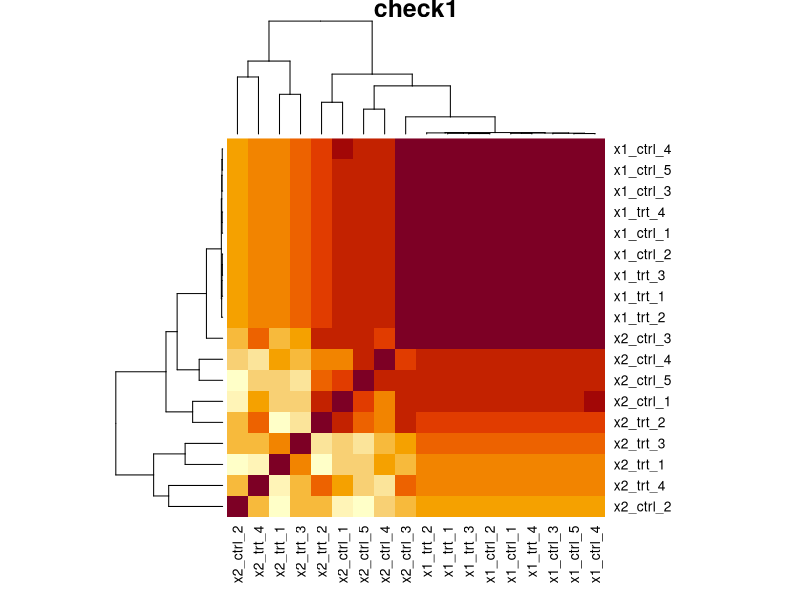

Source code (R): (Note: this script raises an error after producing the figure.)
library(edgeR)
library(tidyverse)
library(parallel)

#a is orig expression data
a<-read.table("start_data/ERR2539161/ERR2539161.se.tsv")

########################################
# simulate some gene exression data
########################################
#inputs=(a,N_REPS,SUM_COUNT,
simrna<-function(a,N_REPS,SUM_COUNT,VARIANCE,FRAC_DE,FC) {
#N_REPS=5 ; SUM_COUNT=10000000 ; VARIANCE=0.5 ; FRAC_DE=0 ; FC=0
df = NULL
for (k in paste0("data",1:(N_REPS*2)))  {
        b<-thinCounts(a,target.size=SUM_COUNT)
        colnames(b)=k
        df = cbind(df,b)
     }
#Number of differential genes
NDIF=round(nrow(df)*FRAC_DE)

if (VARIANCE>0) {
  #create some random values centred around 1 with some% error
  rand<-matrix(log2(rnorm(nrow(a)*N_REPS*2 , 2, VARIANCE)),ncol=N_REPS*2)
  #incorporate the noise
  df<-round(df*rand)
  #set any negative counts to zero
  df<-apply(df, 2, function(x) {ifelse(x < 0, 0, x)})
} 

if (NDIF>0) {
  message("prep fold changes")
  #Make even
  if ( NDIF%%2==1 ) { print("odd") ; NDIF=NDIF-1 }
  #sample DE genes
  DE_LIST<-sample(rownames(df) , NDIF)
  #split list in half
  UP_DE<-sample(DE_LIST,length(DE_LIST)/2)
  DN_DE<-setdiff(DE_LIST,UP_DE)
  #reformat as df and add fold change
  UP_DE<-as.data.frame(UP_DE)
  UP_DE$V1<-2^FC
  colnames(UP_DE)=c("Gene","FC")
  DN_DE<-as.data.frame(DN_DE)
  DN_DE$V1<-2^-FC
  colnames(DN_DE)=c("Gene","FC")
  ALL_DE<-rbind(DN_DE,UP_DE)
  #Go back to list for downstream work
  UP_DE<-UP_DE$Gene
  DN_DE<-DN_DE$Gene
  message("incorporate changes")
  df2<-merge(df,ALL_DE,by.x=0,by.y="Gene",all.x=T)
  df2[is.na(df2)] <- 1
} else {
  df2<-as.data.frame( df )
  df2$FC<- 1
  UP_DE=NULL
  DN_DE=NULL
}
ODD_COLS=(2:(ncol(df2)-1))[c(TRUE,FALSE)]
EVEN_COLS=(2:(ncol(df2)-1))[c(FALSE,TRUE)]
controls<-df2[,ODD_COLS]
colnames(controls)=paste0( "ctrl_" ,1:ncol(controls) )
treatments<-round(df2[,EVEN_COLS]*df2$FC)
colnames(treatments)=paste0( "trt_" ,1:ncol(treatments) )
x<-cbind(controls,treatments)
rownames(x)=rownames(df2)
#filter out genes that are not expressed
x<- x[which(rowSums(x)/ncol(x)>10),]
UP_DE<-intersect(UP_DE,rownames(x))
DN_DE<-intersect(DN_DE,rownames(x))
xx <- list("x" = x, "UP_DE" = UP_DE, "DN_DE" = DN_DE )
xx
}
#simrna(a,N_REPS,SUM_COUNT,VARIANCE,FRAC_DE,FC)
#working examples
#xx<-simrna(a,5,10000000,0.2,20)  
#xxx<-lapply(list(a,a,a), simrna, 5, 10000000, 0.2, 20)
#xxx<-replicate(2,simrna(a,5,10000000,0.2,20))

#Thanks Gray Calhoun gcalhoun@iastate.edu for the following function
RepParallel <- function(n, expr, simplify = "array",...) {
      answer <-
        mclapply(integer(n), eval.parent(substitute(function(...) expr)),...)
      if (!identical(simplify, FALSE) && length(answer)) 
        return(simplify2array(answer, higher = (simplify == "array")))
      else return(answer)
    }
#xxx<-RepParallel(10,simrna(a,5,10000000,0.2,20), simplify=F, mc.cores = detectCores() )

#################################################
# define edgeR function
##################################################
edger<-function(y) {
res=NULL
label="simulate"
samplesheet<-as.data.frame(colnames(y))
colnames(samplesheet)="sample"
samplesheet$trt<-as.numeric(grepl("trt",colnames(y)))
design<-model.matrix(~samplesheet$trt)
rownames(design)=samplesheet$sample
y<-y[which(rowSums(y)/ncol(y)>=(10)),]
z<-DGEList(counts=y)
z<-calcNormFactors(z)
z<-estimateDisp(z, design,robust=TRUE,prior.df=1)
fit<-glmFit(z, design)
lrt<-glmLRT(fit)
dge<-as.data.frame(topTags(lrt,n=Inf))
dge$dispersion<-lrt$dispersion
dge<-merge(dge,lrt$fitted.values,by='row.names')
rownames(dge)=dge$Row.names
dge$Row.names=NULL
dge<-merge(dge,z$counts,by='row.names')
dge<-dge[order(dge$PValue),]
dge2<-subset(dge,FDR<0.05)

up_de<-dge2[which(dge2$logFC>1),1]
dn_de<-dge2[which(dge2$logFC<1),1]

res <- list("dge" = dge, "up_de" = up_de, "dn_de" = dn_de)
res
}

##################################
# aggregate script
##################################
agg_edger<-function(a,N_REPS,SUM_COUNT,VARIANCE,FRAC_DE,FC,SIMS) {
#N_REPS=5 ; SUM_COUNT=10000000 ; VARIANCE=0.3 ; FRAC_DE=0.2 ; FC=1 ; SIMS=10
xxx<-RepParallel(SIMS,simrna(a,N_REPS,SUM_COUNT,VARIANCE,FRAC_DE,FC), simplify=F, mc.cores = detectCores() )
dge<-mclapply( sapply(xxx,"[",1) , edger, mc.cores = detectCores() )
ups<-sapply(xxx,"[",2)
dns<-sapply(xxx,"[",3)
ups_edger<-sapply(dge,"[",2)
dns_edger<-sapply(dge,"[",3)
true_pos_up<-as.numeric(mapply( function(x,y) length(intersect(x,y)) , ups ,  ups_edger ))
true_pos_dn<-as.numeric(mapply( function(x,y) length(intersect(x,y)) , dns ,  dns_edger ))
true_pos<-true_pos_up+true_pos_dn
false_pos_up<-as.numeric(mapply( function(x,y) length(setdiff(x,y)) , ups_edger ,  ups ))
false_pos_dn<-as.numeric(mapply( function(x,y) length(setdiff(x,y)) , dns_edger , dns ))
false_pos<-false_pos_up+false_pos_dn
false_neg_up<-as.numeric(mapply( function(x,y) length(setdiff(x,y)) , ups ,  ups_edger ))
false_neg_dn<-as.numeric(mapply( function(x,y) length(setdiff(x,y)) , dns ,  dns_edger ))
false_neg<-false_neg_up+false_neg_dn
nrows<-as.numeric(lapply( sapply(xxx,"[",1 ), nrow))
true_neg<-nrows-(true_pos+false_pos+false_neg)
edger_res<-cbind(true_pos,false_pos,true_neg,false_neg)
edger_res
}
#res1<-agg_edger(a,N_REPS,SUM_COUNT,VARIANCE,FRAC_DE,FC,SIMS)


#sanity checks
pdf(file="sanity_check.pdf")
x1<-simrna(a,5,10000000,0,0,0)
colnames(x1$x)<-paste("x1",colnames(x1$x),sep="_")
x2<-simrna(a,5,10000000,1,0,0)
colnames(x2$x)<-paste("x2",colnames(x2$x),sep="_")
xx<-merge(x1$x,x2$x,by=0)
heatmap(cor(xx[,2:ncol(xx)]),scale="none",main="check1")

x1<-simrna(a,5,10000000,0,0,0)
colnames(x1$x)<-paste("x1",colnames(x1$x),sep="_")
x2<-simrna(a,5,10000000,0,0.1,1)
colnames(x2$x)<-paste("x2",colnames(x2$x),sep="_")
xx<-merge(x1$x,x2$x,by=0)
heatmap(cor(xx[,2:ncol(xx)]),scale="none",main="check2")

x1<-simrna(a,5,10000000,0,0,0)
colnames(x1$x)<-paste("x1",colnames(x1$x),sep="_")
x2<-simrna(a,5,10000000,1,0.1,1)
colnames(x2$x)<-paste("x2",colnames(x2$x),sep="_")
xx<-merge(x1$x,x2$x,by=0)
heatmap(cor(xx[,2:ncol(xx)]),scale="none",main="check3")

dev.off()

###############################################
# 10M reads
###############################################
# No DE just adding noise
res0<-agg_edger(a,5,10000000,0,   0,0,10)
res1<-agg_edger(a,5,10000000,0.2, 0,0,10)
res2<-agg_edger(a,5,10000000,0.4, 0,0,10)
res3<-agg_edger(a,5,10000000,0.6, 0,0,10)
res4<-agg_edger(a,5,10000000,0.8, 0,0,10)
res5<-agg_edger(a,5,10000000,1,   0,0,10)
res6<-agg_edger(a,5,10000000,1.5, 0,0,10)
res7<-agg_edger(a,5,10000000,2,   0,0,10)
res <- list("v0"=res0,"v0.2"=res1,"v0.4"=res2,"v0.6"=res3,"v0.8"=res4,"v1"=res5,"v1.5"=res6,"v2"=res7)
#lapply( res_0de , colMeans)
smm<-t(matrix(unlist(lapply( res , colMeans)),nrow=4))
colnames(smm)=c("true_pos","false_pos","true_neg","false_neg")
rownames(smm)=c("v0","v0.2","v0.4","v0.6","v0.8","v1","v1.5","v2")
smm<-as.data.frame(smm)
smm$p<-smm$true_pos/(smm$true_pos+smm$false_pos)
smm$r<-smm$true_pos/(smm$true_pos+smm$false_neg)
smm$f<-2*smm$p*smm$r/(smm$p+smm$r)
smm_0de<-smm

res0<-agg_edger(a,5,10000000,0,   0.05,1,10)
res1<-agg_edger(a,5,10000000,0.2, 0.05,1,10)
res2<-agg_edger(a,5,10000000,0.4, 0.05,1,10)
res3<-agg_edger(a,5,10000000,0.6, 0.05,1,10)
res4<-agg_edger(a,5,10000000,0.8, 0.05,1,10)
res5<-agg_edger(a,5,10000000,1,   0.05,1,10)
res6<-agg_edger(a,5,10000000,1.5, 0.05,1,10)
res7<-agg_edger(a,5,10000000,2,   0.05,1,10)
res <- list("v0"=res0,"v0.2"=res1,"v0.4"=res2,"v0.6"=res3,"v0.8"=res4,"v1"=res5,"v1.5"=res6,"v2"=res7)
#lapply( res_0de , colMeans)
smm<-t(matrix(unlist(lapply( res , colMeans)),nrow=4))
colnames(smm)=c("true_pos","false_pos","true_neg","false_neg")
rownames(smm)=c("v0","v0.2","v0.4","v0.6","v0.8","v1","v1.5","v2")
smm<-as.data.frame(smm)
smm$p<-smm$true_pos/(smm$true_pos+smm$false_pos)
smm$r<-smm$true_pos/(smm$true_pos+smm$false_neg)
smm$f<-2*smm$p*smm$r/(smm$p+smm$r)
smm_1de<-smm

res0<-agg_edger(a,5,10000000,0,   0.1,1,10)
res1<-agg_edger(a,5,10000000,0.2, 0.1,1,10)
res2<-agg_edger(a,5,10000000,0.4, 0.1,1,10)
res3<-agg_edger(a,5,10000000,0.6, 0.1,1,10)
res4<-agg_edger(a,5,10000000,0.8, 0.1,1,10)
res5<-agg_edger(a,5,10000000,1,   0.1,1,10)
res6<-agg_edger(a,5,10000000,1.5, 0.1,1,10)
res7<-agg_edger(a,5,10000000,2,   0.1,1,10)
res <- list("v0"=res0,"v0.2"=res1,"v0.4"=res2,"v0.6"=res3,"v0.8"=res4,"v1"=res5,"v1.5"=res6,"v2"=res7)
#lapply( res_0de , colMeans)
smm<-t(matrix(unlist(lapply( res , colMeans)),nrow=4))
colnames(smm)=c("true_pos","false_pos","true_neg","false_neg")
rownames(smm)=c("v0","v0.2","v0.4","v0.6","v0.8","v1","v1.5","v2")
smm<-as.data.frame(smm)
smm$p<-smm$true_pos/(smm$true_pos+smm$false_pos)
smm$r<-smm$true_pos/(smm$true_pos+smm$false_neg)
smm$f<-2*smm$p*smm$r/(smm$p+smm$r)
smm_2de<-smm

res0<-agg_edger(a,5,10000000,0,   0.25,1,10)
res1<-agg_edger(a,5,10000000,0.2, 0.25,1,10)
res2<-agg_edger(a,5,10000000,0.4, 0.25,1,10)
res3<-agg_edger(a,5,10000000,0.6, 0.25,1,10)
res4<-agg_edger(a,5,10000000,0.8, 0.25,1,10)
res5<-agg_edger(a,5,10000000,1,   0.25,1,10)
res6<-agg_edger(a,5,10000000,1.5, 0.25,1,10)
res7<-agg_edger(a,5,10000000,2,   0.25,1,10)
res <- list("v0"=res0,"v0.2"=res1,"v0.4"=res2,"v0.6"=res3,"v0.8"=res4,"v1"=res5,"v1.5"=res6,"v2"=res7)
#lapply( res_0de , colMeans)
smm<-t(matrix(unlist(lapply( res , colMeans)),nrow=4))
colnames(smm)=c("true_pos","false_pos","true_neg","false_neg")
rownames(smm)=c("v0","v0.2","v0.4","v0.6","v0.8","v1","v1.5","v2")
smm<-as.data.frame(smm)
smm$p<-smm$true_pos/(smm$true_pos+smm$false_pos)
smm$r<-smm$true_pos/(smm$true_pos+smm$false_neg)
smm$f<-2*smm$p*smm$r/(smm$p+smm$r)
smm_3de<-smm

pdf(file="10Mreads.pdf")
par(mfrow=c(2,4))

barplot(prop.table(as.matrix(t(apply(smm_0de[,1:4],2,rev))),2),las=1,
 ylab="Added noise",horiz=T,xlab="Gene proportion",main="10M reads no DGEs",
 legend.text = TRUE,args.legend=list(x="topright",bty="n",inset=c(-0.05, 0)))

barplot(prop.table(as.matrix(t(apply(smm_1de[,1:4],2,rev))),2),las=1,
 ylab="Added noise",horiz=T,xlab="Gene proportion",main="10M reads 5% DGEs",
 legend.text = FALSE,args.legend=list(x="topright",bty="n",inset=c(-0.05, 0)))


barplot(prop.table(as.matrix(t(apply(smm_2de[,1:4],2,rev))),2),las=1,
 ylab="Added noise",horiz=T,xlab="Gene proportion",main="10M reads 10% DGEs",
 legend.text = FALSE,args.legend=list(x="topright",bty="n",inset=c(-0.05, 0)))

barplot(prop.table(as.matrix(t( apply(smm_3de[,1:4],2,rev) )),2),las=1,
 ylab="Added noise",horiz=T,xlab="Gene proportion",main="10M reads 25% DGEs",
 legend.text = FALSE,args.legend=list(x="topright",bty="n",inset=c(-0.05, 0)))

dotchart(rev(smm_0de$f),pch=19,labels=rev(rownames(smm)),xlim=c(0,0.25),main="10M reads no DGEs")
legend("topright", pch = c(19,19,19), col = c("black", "red", "blue"),legend = c("F1","p","r"))
points(rev(smm_0de$p),1:8,pch=19,col="red")
points(rev(smm_0de$r),1:8,pch=19,col="blue")
points(rev(smm$f),1:8,pch=19,col="black")

dotchart(rev(smm_1de$f),pch=19,labels=rev(rownames(smm)),xlim=c(0,0.25),main="10M reads 5% DGEs")
#legend("topright", pch = c(19,19,19), col = c("black", "red", "blue"),legend = c("F1","p","r"))
points(rev(smm_1de$p),1:8,pch=19,col="red")
points(rev(smm_1de$r),1:8,pch=19,col="blue")
points(rev(smm$f),1:8,pch=19,col="black")

dotchart(rev(smm_2de$f),pch=19,labels=rev(rownames(smm)),xlim=c(0,0.25),main="10M reads 10% DGEs")
#legend("topright", pch = c(19,19,19), col = c("black", "red", "blue"),legend = c("F1","p","r"))
points(rev(smm_2de$p),1:8,pch=19,col="red")
points(rev(smm_2de$r),1:8,pch=19,col="blue")
points(rev(smm_2de$f),1:8,pch=19,col="black")

dotchart(rev(smm_3de$f),pch=19,labels=rev(rownames(smm)),xlim=c(0,0.25),main="10M reads 25% DGEs")
#legend("topright", pch = c(19,19,19), col = c("black", "red", "blue"),legend = c("F1","p","r"))
points(rev(smm_3de$p),1:8,pch=19,col="red")
points(rev(smm_3de$r),1:8,pch=19,col="blue")
points(rev(smm_3de$f),1:8,pch=19,col="black")

dev.off()

###############################################
# 100M reads
###############################################

# No DE just adding noise
res0<-agg_edger(a,5,100000000,0,   0,0,10)
res1<-agg_edger(a,5,100000000,0.2, 0,0,10)
res2<-agg_edger(a,5,100000000,0.4, 0,0,10)
res3<-agg_edger(a,5,100000000,0.6, 0,0,10)
res4<-agg_edger(a,5,100000000,0.8, 0,0,10)
res5<-agg_edger(a,5,100000000,1,   0,0,10)
res6<-agg_edger(a,5,100000000,1.5, 0,0,10)
res7<-agg_edger(a,5,100000000,2,   0,0,10)
res <- list("v0"=res0,"v0.2"=res1,"v0.4"=res2,"v0.6"=res3,"v0.8"=res4,"v1"=res5,"v1.5"=res6,"v2"=res7)
#lapply( res_0de , colMeans)
smm<-t(matrix(unlist(lapply( res , colMeans)),nrow=4))
colnames(smm)=c("true_pos","false_pos","true_neg","false_neg")
rownames(smm)=c("v0","v0.2","v0.4","v0.6","v0.8","v1","v1.5","v2")
smm<-as.data.frame(smm)
smm$p<-smm$true_pos/(smm$true_pos+smm$false_pos)
smm$r<-smm$true_pos/(smm$true_pos+smm$false_neg)
smm$f<-2*smm$p*smm$r/(smm$p+smm$r)
smm_0de<-smm

res0<-agg_edger(a,5,100000000,0,   0.05,1,10)
res1<-agg_edger(a,5,100000000,0.2, 0.05,1,10)
res2<-agg_edger(a,5,100000000,0.4, 0.05,1,10)
res3<-agg_edger(a,5,100000000,0.6, 0.05,1,10)
res4<-agg_edger(a,5,100000000,0.8, 0.05,1,10)
res5<-agg_edger(a,5,100000000,1,   0.05,1,10)
res6<-agg_edger(a,5,100000000,1.5, 0.05,1,10)
res7<-agg_edger(a,5,100000000,2,   0.05,1,10)
res <- list("v0"=res0,"v0.2"=res1,"v0.4"=res2,"v0.6"=res3,"v0.8"=res4,"v1"=res5,"v1.5"=res6,"v2"=res7)
smm<-t(matrix(unlist(lapply( res , colMeans)),nrow=4))
colnames(smm)=c("true_pos","false_pos","true_neg","false_neg")
rownames(smm)=c("v0","v0.2","v0.4","v0.6","v0.8","v1","v1.5","v2")
smm<-as.data.frame(smm)
smm$p<-smm$true_pos/(smm$true_pos+smm$false_pos)
smm$r<-smm$true_pos/(smm$true_pos+smm$false_neg)
smm$f<-2*smm$p*smm$r/(smm$p+smm$r)
smm_1de<-smm

res0<-agg_edger(a,5,100000000,0,   0.1,1,10)
res1<-agg_edger(a,5,100000000,0.2, 0.1,1,10)
res2<-agg_edger(a,5,100000000,0.4, 0.1,1,10)
res3<-agg_edger(a,5,100000000,0.6, 0.1,1,10)
res4<-agg_edger(a,5,100000000,0.8, 0.1,1,10)
res5<-agg_edger(a,5,100000000,1,   0.1,1,10)
res6<-agg_edger(a,5,100000000,1.5, 0.1,1,10)
res7<-agg_edger(a,5,100000000,2,   0.1,1,10)
res <- list("v0"=res0,"v0.2"=res1,"v0.4"=res2,"v0.6"=res3,"v0.8"=res4,"v1"=res5,"v1.5"=res6,"v2"=res7)
smm<-t(matrix(unlist(lapply( res , colMeans)),nrow=4))
colnames(smm)=c("true_pos","false_pos","true_neg","false_neg")
rownames(smm)=c("v0","v0.2","v0.4","v0.6","v0.8","v1","v1.5","v2")
smm<-as.data.frame(smm)
smm$p<-smm$true_pos/(smm$true_pos+smm$false_pos)
smm$r<-smm$true_pos/(smm$true_pos+smm$false_neg)
smm$f<-2*smm$p*smm$r/(smm$p+smm$r)
smm_2de<-smm

res0<-agg_edger(a,5,100000000,0,   0.25,1,10)
res1<-agg_edger(a,5,100000000,0.2, 0.25,1,10)
res2<-agg_edger(a,5,100000000,0.4, 0.25,1,10)
res3<-agg_edger(a,5,100000000,0.6, 0.25,1,10)
res4<-agg_edger(a,5,100000000,0.8, 0.25,1,10)
res5<-agg_edger(a,5,100000000,1,   0.25,1,10)
res6<-agg_edger(a,5,100000000,1.5, 0.25,1,10)
res7<-agg_edger(a,5,100000000,2,   0.25,1,10)
res <- list("v0"=res0,"v0.2"=res1,"v0.4"=res2,"v0.6"=res3,"v0.8"=res4,"v1"=res5,"v1.5"=res6,"v2"=res7)
smm<-t(matrix(unlist(lapply( res , colMeans)),nrow=4))
colnames(smm)=c("true_pos","false_pos","true_neg","false_neg")
rownames(smm)=c("v0","v0.2","v0.4","v0.6","v0.8","v1","v1.5","v2")
smm<-as.data.frame(smm)
smm$p<-smm$true_pos/(smm$true_pos+smm$false_pos)
smm$r<-smm$true_pos/(smm$true_pos+smm$false_neg)
smm$f<-2*smm$p*smm$r/(smm$p+smm$r)
smm_3de<-smm

pdf(file="100Mreads.pdf")
par(mfrow=c(2,4))

barplot(prop.table(as.matrix(t(apply(smm_0de[,1:4],2,rev))),2),las=1,
 ylab="Added noise",horiz=T,xlab="Gene proportion",main="100M reads no DGEs",
 legend.text = TRUE,args.legend=list(x="topright",bty="n",inset=c(-0.05, 0)))

barplot(prop.table(as.matrix(t(apply(smm_1de[,1:4],2,rev))),2),las=1,
 ylab="Added noise",horiz=T,xlab="Gene proportion",main="100M reads 5% DGEs",
 legend.text = FALSE,args.legend=list(x="topright",bty="n",inset=c(-0.05, 0)))


barplot(prop.table(as.matrix(t(apply(smm_2de[,1:4],2,rev))),2),las=1,
 ylab="Added noise",horiz=T,xlab="Gene proportion",main="100M reads 10% DGEs",
 legend.text = FALSE,args.legend=list(x="topright",bty="n",inset=c(-0.05, 0)))

barplot(prop.table(as.matrix(t( apply(smm_3de[,1:4],2,rev) )),2),las=1,
 ylab="Added noise",horiz=T,xlab="Gene proportion",main="100M reads 25% DGEs",
 legend.text = FALSE,args.legend=list(x="topright",bty="n",inset=c(-0.05, 0)))

dotchart(rev(smm_0de$f),pch=19,labels=rev(rownames(smm)),xlim=c(0,0.25),main="100M reads no DGEs")
legend("topright", pch = c(19,19,19), col = c("black", "red", "blue"),legend = c("F1","p","r"))
points(rev(smm_0de$p),1:8,pch=19,col="red")
points(rev(smm_0de$r),1:8,pch=19,col="blue")
points(rev(smm$f),1:8,pch=19,col="black")

dotchart(rev(smm_1de$f),pch=19,labels=rev(rownames(smm)),xlim=c(0,0.25),main="100M reads 5% DGEs")
#legend("topright", pch = c(19,19,19), col = c("black", "red", "blue"),legend = c("F1","p","r"))
points(rev(smm_1de$p),1:8,pch=19,col="red")
points(rev(smm_1de$r),1:8,pch=19,col="blue")
points(rev(smm$f),1:8,pch=19,col="black")

dotchart(rev(smm_2de$f),pch=19,labels=rev(rownames(smm)),xlim=c(0,0.25),main="100M reads 10% DGEs")
#legend("topright", pch = c(19,19,19), col = c("black", "red", "blue"),legend = c("F1","p","r"))
points(rev(smm_2de$p),1:8,pch=19,col="red")
points(rev(smm_2de$r),1:8,pch=19,col="blue")
points(rev(smm_2de$f),1:8,pch=19,col="black")

dotchart(rev(smm_3de$f),pch=19,labels=rev(rownames(smm)),xlim=c(0,0.25),main="100M reads 25% DGEs")
#legend("topright", pch = c(19,19,19), col = c("black", "red", "blue"),legend = c("F1","p","r"))
points(rev(smm_3de$p),1:8,pch=19,col="red")
points(rev(smm_3de$r),1:8,pch=19,col="blue")
points(rev(smm_3de$f),1:8,pch=19,col="black")

dev.off()

###############################################
# 366995911 reads
###############################################

# No DE just adding noise
res0<-agg_edger(a,5,366995911,0,   0,0,10)
res1<-agg_edger(a,5,366995911,0.2, 0,0,10)
res2<-agg_edger(a,5,366995911,0.4, 0,0,10)
res3<-agg_edger(a,5,366995911,0.6, 0,0,10)
res4<-agg_edger(a,5,366995911,0.8, 0,0,10)
res5<-agg_edger(a,5,366995911,1,   0,0,10)
res6<-agg_edger(a,5,366995911,1.5, 0,0,10)
res7<-agg_edger(a,5,366995911,2,   0,0,10)
res <- list("v0"=res0,"v0.2"=res1,"v0.4"=res2,"v0.6"=res3,"v0.8"=res4,"v1"=res5,"v1.5"=res6,"v2"=res7)
#lapply( res_0de , colMeans)
smm<-t(matrix(unlist(lapply( res , colMeans)),nrow=4))
colnames(smm)=c("true_pos","false_pos","true_neg","false_neg")
rownames(smm)=c("v0","v0.2","v0.4","v0.6","v0.8","v1","v1.5","v2")
smm<-as.data.frame(smm)
smm$p<-smm$true_pos/(smm$true_pos+smm$false_pos)
smm$r<-smm$true_pos/(smm$true_pos+smm$false_neg)
smm$f<-2*smm$p*smm$r/(smm$p+smm$r)
smm_0de<-smm

res0<-agg_edger(a,5,366995911,0,   0.05,1,10)
res1<-agg_edger(a,5,366995911,0.2, 0.05,1,10)
res2<-agg_edger(a,5,366995911,0.4, 0.05,1,10)
res3<-agg_edger(a,5,366995911,0.6, 0.05,1,10)
res4<-agg_edger(a,5,366995911,0.8, 0.05,1,10)
res5<-agg_edger(a,5,366995911,1,   0.05,1,10)
res6<-agg_edger(a,5,366995911,1.5, 0.05,1,10)
res7<-agg_edger(a,5,366995911,2,   0.05,1,10)
res <- list("v0"=res0,"v0.2"=res1,"v0.4"=res2,"v0.6"=res3,"v0.8"=res4,"v1"=res5,"v1.5"=res6,"v2"=res7)
smm<-t(matrix(unlist(lapply( res , colMeans)),nrow=4))
colnames(smm)=c("true_pos","false_pos","true_neg","false_neg")
rownames(smm)=c("v0","v0.2","v0.4","v0.6","v0.8","v1","v1.5","v2")
smm<-as.data.frame(smm)
smm$p<-smm$true_pos/(smm$true_pos+smm$false_pos)
smm$r<-smm$true_pos/(smm$true_pos+smm$false_neg)
smm$f<-2*smm$p*smm$r/(smm$p+smm$r)
smm_1de<-smm

res0<-agg_edger(a,5,366995911,0,   0.1,1,10)
res1<-agg_edger(a,5,366995911,0.2, 0.1,1,10)
res2<-agg_edger(a,5,366995911,0.4, 0.1,1,10)
res3<-agg_edger(a,5,366995911,0.6, 0.1,1,10)
res4<-agg_edger(a,5,366995911,0.8, 0.1,1,10)
res5<-agg_edger(a,5,366995911,1,   0.1,1,10)
res6<-agg_edger(a,5,366995911,1.5, 0.1,1,10)
res7<-agg_edger(a,5,366995911,2,   0.1,1,10)
res <- list("v0"=res0,"v0.2"=res1,"v0.4"=res2,"v0.6"=res3,"v0.8"=res4,"v1"=res5,"v1.5"=res6,"v2"=res7)
smm<-t(matrix(unlist(lapply( res , colMeans)),nrow=4))
colnames(smm)=c("true_pos","false_pos","true_neg","false_neg")
rownames(smm)=c("v0","v0.2","v0.4","v0.6","v0.8","v1","v1.5","v2")
smm<-as.data.frame(smm)
smm$p<-smm$true_pos/(smm$true_pos+smm$false_pos)
smm$r<-smm$true_pos/(smm$true_pos+smm$false_neg)
smm$f<-2*smm$p*smm$r/(smm$p+smm$r)
smm_2de<-smm

res0<-agg_edger(a,5,366995911,0,   0.25,1,10)
res1<-agg_edger(a,5,366995911,0.2, 0.25,1,10)
res2<-agg_edger(a,5,366995911,0.4, 0.25,1,10)
res3<-agg_edger(a,5,366995911,0.6, 0.25,1,10)
res4<-agg_edger(a,5,366995911,0.8, 0.25,1,10)
res5<-agg_edger(a,5,366995911,1,   0.25,1,10)
res6<-agg_edger(a,5,366995911,1.5, 0.25,1,10)
res7<-agg_edger(a,5,366995911,2,   0.25,1,10)
res <- list("v0"=res0,"v0.2"=res1,"v0.4"=res2,"v0.6"=res3,"v0.8"=res4,"v1"=res5,"v1.5"=res6,"v2"=res7)
smm<-t(matrix(unlist(lapply( res , colMeans)),nrow=4))
colnames(smm)=c("true_pos","false_pos","true_neg","false_neg")
rownames(smm)=c("v0","v0.2","v0.4","v0.6","v0.8","v1","v1.5","v2")
smm<-as.data.frame(smm)
smm$p<-smm$true_pos/(smm$true_pos+smm$false_pos)
smm$r<-smm$true_pos/(smm$true_pos+smm$false_neg)
smm$f<-2*smm$p*smm$r/(smm$p+smm$r)
smm_3de<-smm

pdf(file="367Mreads.pdf")
par(mfrow=c(2,4))

barplot(prop.table(as.matrix(t(apply(smm_0de[,1:4],2,rev))),2),las=1,
 ylab="Added noise",horiz=T,xlab="Gene proportion",main="367M reads no DGEs",
 legend.text = TRUE,args.legend=list(x="topright",bty="n",inset=c(-0.05, 0)))

barplot(prop.table(as.matrix(t(apply(smm_1de[,1:4],2,rev))),2),las=1,
 ylab="Added noise",horiz=T,xlab="Gene proportion",main="367M reads 5% DGEs",
 legend.text = FALSE,args.legend=list(x="topright",bty="n",inset=c(-0.05, 0)))


barplot(prop.table(as.matrix(t(apply(smm_2de[,1:4],2,rev))),2),las=1,
 ylab="Added noise",horiz=T,xlab="Gene proportion",main="367M reads 10% DGEs",
 legend.text = FALSE,args.legend=list(x="topright",bty="n",inset=c(-0.05, 0)))

barplot(prop.table(as.matrix(t( apply(smm_3de[,1:4],2,rev) )),2),las=1,
 ylab="Added noise",horiz=T,xlab="Gene proportion",main="367M reads 25% DGEs",
 legend.text = FALSE,args.legend=list(x="topright",bty="n",inset=c(-0.05, 0)))

dotchart(rev(smm_0de$f),pch=19,labels=rev(rownames(smm)),xlim=c(0,0.25),main="367M reads no DGEs")
legend("topright", pch = c(19,19,19), col = c("black", "red", "blue"),legend = c("F1","p","r"))
points(rev(smm_0de$p),1:8,pch=19,col="red")
points(rev(smm_0de$r),1:8,pch=19,col="blue")
points(rev(smm$f),1:8,pch=19,col="black")

dotchart(rev(smm_1de$f),pch=19,labels=rev(rownames(smm)),xlim=c(0,0.25),main="367M reads 5% DGEs")
#legend("topright", pch = c(19,19,19), col = c("black", "red", "blue"),legend = c("F1","p","r"))
points(rev(smm_1de$p),1:8,pch=19,col="red")
points(rev(smm_1de$r),1:8,pch=19,col="blue")
points(rev(smm$f),1:8,pch=19,col="black")

dotchart(rev(smm_2de$f),pch=19,labels=rev(rownames(smm)),xlim=c(0,0.25),main="367M reads 10% DGEs")
#legend("topright", pch = c(19,19,19), col = c("black", "red", "blue"),legend = c("F1","p","r"))
points(rev(smm_2de$p),1:8,pch=19,col="red")
points(rev(smm_2de$r),1:8,pch=19,col="blue")
points(rev(smm_2de$f),1:8,pch=19,col="black")

dotchart(rev(smm_3de$f),pch=19,labels=rev(rownames(smm)),xlim=c(0,0.25),main="36M reads 25% DGEs")
#legend("topright", pch = c(19,19,19), col = c("black", "red", "blue"),legend = c("F1","p","r"))
points(rev(smm_3de$p),1:8,pch=19,col="red")
points(rev(smm_3de$r),1:8,pch=19,col="blue")
points(rev(smm_3de$f),1:8,pch=19,col="black")

dev.off()


save.image(file="de_eval.RData")
